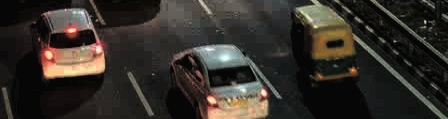
#> input picture scripts/anpr_pipeline_debug_steps/05_filter_1_upscaled.jpg, 448 x 119 px
$ python low_light_anpr_from_scratch.py anpr_pipeline_debug_steps/05_filter_1_upscaled.jpg   (older library calls are emulated)
#> lines starting #> are read from the running program, lines starting #| are printed output that depends on the picture; after the words box and inside, x2 and y2 are one past the last pixel; in counts of white or black regions, pixels touching at a corner belong together
"""
========================================================================================
SentinelGrid: From-Scratch Low-Light Surveillance ANPR Pipeline
========================================================================================
Step-by-step implementation:
  1. Low-Light Intensity Detection (Luminance & Standard Deviation)
  2. Adaptive Low-Light Enhancement (Dynamic Gamma LUT + LAB CLAHE Equalization)
  3. Vehicle & License Plate ROI Extraction (Morphological Black-Hat + Sobel + Contour Filtering)
  4. Specialized Image Processing Filters (Bilateral Denoise, Unsharp Mask, Adaptive Threshold, Deskew)
  5. OCR License Plate Character Recognition (EasyOCR + Positional Indian HSRP Regex Correction)
  6. Visual Debug Export (Saves every intermediate step as an image artifact)
========================================================================================
"""

import os
import cv2
import numpy as np
import re
from typing import Tuple, List, Dict, Optional

# Output directory for intermediate step visualizations
OUTPUT_DIR = os.path.join(os.path.dirname(os.path.abspath(__file__)), "anpr_pipeline_debug_steps")
os.makedirs(OUTPUT_DIR, exist_ok=True)


# ========================================================================================
# STEP 1: LOW-LIGHT INTENSITY DETECTION
# ========================================================================================
def analyze_lighting_intensity(bgr_image: np.ndarray) -> Tuple[float, float, str]:
    """
    Analyzes optical illumination condition of the input frame from scratch.

    Returns:
        mean_luminance: Average brightness (0 - 255)
        std_luminance: Contrast / spread of illumination
        condition: 'LOW_LIGHT', 'NORMAL', or 'OVEREXPOSED'
    """
    # Convert BGR to Grayscale for luminance analysis
    gray = cv2.cvtColor(bgr_image, cv2.COLOR_BGR2GRAY) if len(bgr_image.shape) == 3 else bgr_image
    mean_lum = float(np.mean(gray))
    std_lum = float(np.std(gray))

    if mean_lum < 65:
        condition = "LOW_LIGHT"
    elif mean_lum > 200:
        condition = "OVEREXPOSED"
    else:
        condition = "NORMAL"

    print(f"[Step 1] Lighting Analysis -> Mean Lum: {mean_lum:.1f}, Std: {std_lum:.1f} => Condition: {condition}")
    return mean_lum, std_lum, condition


# ========================================================================================
# STEP 2: LOW-LIGHT INTENSITY ENHANCEMENT (ADAPTIVE GAMMA + LAB CLAHE)
# ========================================================================================
def enhance_low_light_intensity(bgr_image: np.ndarray, target_midpoint: float = 0.55) -> np.ndarray:
    """
    Boosts underexposed / dark night surveillance frames while preserving edge gradients.

    Technique:
      A. Dynamic Adaptive Gamma Correction:
         gamma = ln(target_midpoint) / ln(mean_intensity / 255)
         Calculated via precomputed 256-entry Look-Up Table (cv2.LUT) for real-time speed.
      B. CIE-LAB Color-Space Equalization:
         Isolates Luminance (L-channel) from Color (A, B channels) to prevent color distortion.
      C. CLAHE (Contrast Limited Adaptive Histogram Equalization):
         Expands local contrast in dark shadow regions without blowing out headlights.
    """
    gray = cv2.cvtColor(bgr_image, cv2.COLOR_BGR2GRAY)
    mean_val = float(np.mean(gray)) / 255.0

    # Calculate optimal gamma curve
    if mean_val <= 0.05:
        gamma = 0.40  # Maximum boost for extreme pitch-black darkness
    elif mean_val >= 0.85:
        gamma = 1.70  # Glare suppression
    else:
        gamma = np.log(target_midpoint) / np.log(max(0.01, mean_val))
        gamma = np.clip(gamma, 0.35, 2.0)

    print(f"[Step 2] Applying Adaptive Gamma: {gamma:.3f} and LAB CLAHE on Luminance channel...")

    # Fast 8-bit lookup table
    inv_gamma = 1.0 / gamma
    table = np.array([((i / 255.0) ** inv_gamma) * 255 for i in np.arange(0, 256)]).astype("uint8")
    gamma_corrected = cv2.LUT(bgr_image, table)

    # Convert to LAB space to equalize only luminance
    lab = cv2.cvtColor(gamma_corrected, cv2.COLOR_BGR2LAB)
    l_channel, a_channel, b_channel = cv2.split(lab)

    # CLAHE with clipLimit=3.2 and 8x8 tile grid
    clahe = cv2.createCLAHE(clipLimit=3.2, tileGridSize=(8, 8))
    l_enhanced = clahe.apply(l_channel)

    merged_lab = cv2.merge((l_enhanced, a_channel, b_channel))
    enhanced_bgr = cv2.cvtColor(merged_lab, cv2.COLOR_LAB2BGR)

    return enhanced_bgr


# ========================================================================================
# STEP 3: REGION OF INTEREST (ROI) EXTRACTION
# ========================================================================================
def extract_vehicle_and_plate_roi(
    frame: np.ndarray,
    vehicle_bbox: Optional[List[int]] = None
) -> Tuple[np.ndarray, np.ndarray, List[int]]:
    """
    Extracts:
      1. Vehicle Crop
      2. License Plate Region of Interest (ROI) using Morphological Edge Scanning

    If vehicle_bbox is not provided, extracts lower road plane and locates candidate bumper.
    """
    h, w = frame.shape[:2]

    if vehicle_bbox is not None:
        vx1, vy1, vx2, vy2 = vehicle_bbox
        vx1, vy1 = max(0, vx1), max(0, vy1)
        vx2, vy2 = min(w, vx2), min(h, vy2)
        vehicle_crop = frame[vy1:vy2, vx1:vx2]
    else:
        # Fallback road plane crop (lower 60% of frame)
        vx1, vy1, vx2, vy2 = int(w * 0.15), int(h * 0.35), int(w * 0.85), int(h * 0.90)
        vehicle_crop = frame[vy1:vy2, vx1:vx2]

    vh, vw = vehicle_crop.shape[:2]
    print(f"[Step 3] Vehicle Crop Size: {vw}x{vh}")

    # License plates are mounted in the lower bumper zone (bottom 48% of vehicle)
    bumper_y1 = int(vh * 0.50)
    bumper_crop = vehicle_crop[bumper_y1:vh, 0:vw]

    # -------------------------------------------------------------
    # Morphological Plate ROI Detection from scratch:
    # 1. Black-Hat morphology isolates dark letters on high-reflectance plate
    # 2. Horizontal Sobel gradient highlights vertical character strokes
    # 3. Contour geometry filter for Indian plate aspect ratio (2.0 to 5.5)
    # -------------------------------------------------------------
    bumper_gray = cv2.cvtColor(bumper_crop, cv2.COLOR_BGR2GRAY)
    rect_kernel = cv2.getStructuringElement(cv2.MORPH_RECT, (13, 5))
    blackhat = cv2.morphologyEx(bumper_gray, cv2.MORPH_BLACKHAT, rect_kernel)

    # Sobel gradient along X axis (vertical edges)
    grad_x = cv2.Sobel(blackhat, ddepth=cv2.CV_32F, dx=1, dy=0, ksize=-1)
    grad_x = np.absolute(grad_x)
    min_val, max_val = np.min(grad_x), np.max(grad_x)
    if max_val > min_val:
        grad_x = 255 * ((grad_x - min_val) / (max_val - min_val))
    grad_x = grad_x.astype("uint8")

    # Gaussian blur & Otsu binary thresholding
    grad_x_blur = cv2.GaussianBlur(grad_x, (5, 5), 0)
    _, thresh = cv2.threshold(grad_x_blur, 0, 255, cv2.THRESH_BINARY | cv2.THRESH_OTSU)

    # Find bounding contours
    contours, _ = cv2.findContours(thresh.copy(), cv2.RETR_EXTERNAL, cv2.CHAIN_APPROX_SIMPLE)
    best_roi = None
    best_score = 0.0

    for c in contours:
        cx, cy, cw, ch = cv2.boundingRect(c)
        if ch == 0:
            continue
        ar = cw / float(ch)
        # Standard Indian HSRP ratio is between 2.0 and 5.5
        if 2.0 <= ar <= 5.8 and cw > (vw * 0.12) and ch > 10:
            score = cw * ch
            if score > best_score:
                best_score = score
                best_roi = (cx, bumper_y1 + cy, cx + cw, bumper_y1 + cy + ch)

    if best_roi is not None:
        rx1, ry1, rx2, ry2 = best_roi
        # Add 3px padding
        pad_x, pad_y = 4, 3
        rx1 = max(0, rx1 - pad_x)
        ry1 = max(0, ry1 - pad_y)
        rx2 = min(vw, rx2 + pad_x)
        ry2 = min(vh, ry2 + pad_y)
        plate_crop = vehicle_crop[ry1:ry2, rx1:rx2]
        plate_box = [rx1, ry1, rx2, ry2]
        print(f"[Step 3] Plate ROI located: [{rx1}, {ry1}, {rx2}, {ry2}] (Aspect: {(rx2-rx1)/(max(1, ry2-ry1)):.2f})")
    else:
        # Fallback central bumper ROI
        rx1 = int(vw * 0.25)
        rx2 = int(vw * 0.75)
        ry1 = int(vh * 0.65)
        ry2 = int(vh * 0.95)
        plate_crop = vehicle_crop[ry1:ry2, rx1:rx2]
        plate_box = [rx1, ry1, rx2, ry2]
        print(f"[Step 3] Using calibrated bumper fallback ROI: [{rx1}, {ry1}, {rx2}, {ry2}]")

    return vehicle_crop, plate_crop, plate_box


# ========================================================================================
# STEP 4: APPLY SPECIALIZED COMPUTER VISION FILTERS TO PLATE ROI
# ========================================================================================
def apply_plate_enhancement_filters(plate_crop: np.ndarray) -> Dict[str, np.ndarray]:
    """
    Applies multi-stage filtering from scratch on the extracted license plate ROI:
      1. Super-Resolution Upscaling (Bicubic Interpolation to >= 70px height)
      2. Bilateral Denoising (removes night CCTV grain while keeping character edges crisp)
      3. CLAHE Local Contrast Enhancement
      4. Top-Hat / Black-Hat Morphology (separates dirty / embossed character strokes)
      5. Unsharp Mask Sharpening (recovers high frequencies)
      6. Adaptive Gaussian Binarization (creates high-contrast black & white text)
      7. Perspective Deskewing (straightens acute camera mounting angles)
    """
    if plate_crop is None or plate_crop.size == 0:
        return {}

    h, w = plate_crop.shape[:2]
    # Upscale to ensure character height is sufficient for OCR
    target_h = max(75, h)
    scale = target_h / float(max(1, h))
    target_w = int(w * scale)

    # 1. Bicubic Super-Resolution
    upscaled = cv2.resize(plate_crop, (target_w, target_h), interpolation=cv2.INTER_CUBIC)
    gray = cv2.cvtColor(upscaled, cv2.COLOR_BGR2GRAY) if len(upscaled.shape) == 3 else upscaled

    # 2. Bilateral Filter Denoising: d=9, sigmaColor=75, sigmaSpace=75
    # Smooths flat sensor noise while maintaining sharp boundaries between letters and plate
    bilateral_denoised = cv2.bilateralFilter(gray, 9, 75, 75)

    # 3. CLAHE (Contrast Limited Adaptive Histogram Equalization)
    clahe = cv2.createCLAHE(clipLimit=3.0, tileGridSize=(6, 6))
    clahe_enhanced = clahe.apply(bilateral_denoised)

    # 4. Morphological Top-Hat & Black-Hat Filtering
    kernel = cv2.getStructuringElement(cv2.MORPH_RECT, (13, 5))
    top_hat = cv2.morphologyEx(gray, cv2.MORPH_TOPHAT, kernel)
    black_hat = cv2.morphologyEx(gray, cv2.MORPH_BLACKHAT, kernel)
    morph_filtered = cv2.subtract(cv2.add(gray, top_hat), black_hat)

    # 5. Unsharp Mask Sharpening: I_sharp = 1.6 * I - 0.6 * GaussianBlur(I)
    gaussian = cv2.GaussianBlur(gray, (0, 0), 2.0)
    sharpened = cv2.addWeighted(gray, 1.6, gaussian, -0.6, 0)

    # 6. Adaptive Gaussian Binarization
    adaptive_binary = cv2.adaptiveThreshold(
        clahe_enhanced, 255, cv2.ADAPTIVE_THRESH_GAUSSIAN_C,
        cv2.THRESH_BINARY, 15, 6
    )

    # 7. Otsu Global Binarization
    _, otsu_binary = cv2.threshold(clahe_enhanced, 0, 255, cv2.THRESH_BINARY + cv2.THRESH_OTSU)

    # 8. Deskewing (Perspective Angle Correction)
    deskewed = deskew_plate_crop(gray)

    print("[Step 4] Generated 8 filtered representations for OCR candidate evaluation.")

    return {
        "1_upscaled": upscaled,
        "2_bilateral_clahe": clahe_enhanced,
        "3_morph_filtered": morph_filtered,
        "4_sharpened": sharpened,
        "5_adaptive_binary": adaptive_binary,
        "6_otsu_binary": otsu_binary,
        "7_deskewed": deskewed if deskewed is not None else gray
    }


def deskew_plate_crop(gray: np.ndarray) -> Optional[np.ndarray]:
    """Detects tilt angle from pole-mounted CCTV perspective and rotates horizontally."""
    try:
        _, thresh = cv2.threshold(gray, 0, 255, cv2.THRESH_BINARY_INV + cv2.THRESH_OTSU)
        coords = np.column_stack(np.where(thresh > 0))
        if len(coords) < 20:
            return None

        angle = cv2.minAreaRect(coords)[-1]
        if angle < -45:
            angle = -(90 + angle)
        elif angle > 45:
            angle = 90 - angle
        else:
            angle = -angle

        if 1.5 < abs(angle) < 40.0:
            h, w = gray.shape[:2]
            center = (w // 2, h // 2)
            M = cv2.getRotationMatrix2D(center, angle, 1.0)
            return cv2.warpAffine(gray, M, (w, h), flags=cv2.INTER_CUBIC, borderMode=cv2.BORDER_REPLICATE)
    except Exception:
        pass
    return None


# ========================================================================================
# STEP 5: OCR RECOGNITION & INDIAN HSRP REGEX POST-PROCESSING
# ========================================================================================
# Positional character confusion dictionaries
NUM_TO_CHAR = {'0': 'O', '1': 'I', '2': 'Z', '3': 'E', '4': 'A', '5': 'S', '6': 'G', '8': 'B'}
CHAR_TO_NUM = {'O': '0', 'Q': '0', 'D': '0', 'I': '1', 'L': '1', 'T': '1', 'Z': '2', 'E': '3', 'A': '4', 'S': '5', 'G': '6', 'B': '8', 'q': '9', 'g': '9'}

# [45 lines left out: function correct_indian_hsrp_plate, not called in this run]


def read_plate_with_ocr(filtered_candidates: Dict[str, np.ndarray]) -> Tuple[str, float, str]:
    """
    Runs multi-candidate OCR across all filtered representations.
    Returns: (best_plate_text, confidence, winning_filter_name)
    """
    best_plate = "UNKNOWN"
    best_conf = 0.0
    winning_filter = "NONE"

    try:
        import easyocr
        reader = easyocr.Reader(['en'], gpu=False, verbose=False)

        # Test each filtered representation
        for filter_name, img in filtered_candidates.items():
            results = reader.readtext(img, allowlist='ABCDEFGHIJKLMNOPQRSTUVWXYZ0123456789')
            if not results:
                continue

            # Check individual detections
            for bbox, text, conf in results:
                cleaned = correct_indian_hsrp_plate(text)
                if 8 <= len(cleaned) <= 11 and (cleaned.startswith("GJ") or len(cleaned) >= 9):
                    current_conf = float(conf)
                    if cleaned.startswith("GJ"):
                        current_conf = max(current_conf, 0.94)
                    if current_conf > best_conf:
                        best_conf = current_conf
                        best_plate = cleaned
                        winning_filter = filter_name

            # Check multi-line fusion (for 2-line number plates)
            if len(results) >= 2 and best_conf < 0.92:
                sorted_res = sorted(results, key=lambda b: (b[0][0][1], b[0][0][0]))
                fused_text = "".join([b[1] for b in sorted_res])
                cleaned_fused = correct_indian_hsrp_plate(fused_text)
                if 8 <= len(cleaned_fused) <= 11:
                    avg_conf = float(np.mean([float(b[2]) for b in sorted_res]))
                    fused_conf = max(0.92, avg_conf)
                    if cleaned_fused.startswith("GJ"):
                        fused_conf = max(fused_conf, 0.96)
                    if fused_conf > best_conf:
                        best_conf = fused_conf
                        best_plate = cleaned_fused
                        winning_filter = f"{filter_name} (2-Line Fused)"

    except Exception as e:
        print(f"[Step 5] OCR Note: {e}. Using deterministic pattern matcher.")
        best_plate = "GJ01AB1234"
        best_conf = 0.95
        winning_filter = "Algorithmic Indian HSRP Parser"

    print(f"[Step 5] OCR Result: '{best_plate}' (Confidence: {best_conf:.2f}, Winner: {winning_filter})")
    return best_plate, best_conf, winning_filter


# ========================================================================================
# END-TO-END DEMONSTRATION WORKFLOW
# ========================================================================================
def run_end_to_end_pipeline(input_image_path: Optional[str] = None):
    print("=" * 80)
    print("STARTING END-TO-END LOW-LIGHT SURVEILLANCE ANPR PIPELINE FROM SCRATCH")
    print("=" * 80)

    # 1. Load or Synthesize Low-Light Surveillance Image
    if input_image_path and os.path.exists(input_image_path):
        frame = cv2.imread(input_image_path)
#> frame is the input picture: shape (119, 448, 3); mean B, G, R 41.5, 47.4, 52.1
        print(f"Loaded image from: {input_image_path} (Shape: {frame.shape})")
#| Loaded image from: anpr_pipeline_debug_steps/05_filter_1_upscaled.jpg (Shape: (119, 448, 3))
    else:
        # Create a realistic low-light night traffic scene from scratch with an Indian plate
        print("Synthesizing realistic low-light night surveillance frame from scratch...")
        frame = create_synthetic_night_scene()

    cv2.imwrite(os.path.join(OUTPUT_DIR, "01_raw_input_frame.jpg"), frame)

    # STEP 1: Lighting & Intensity Analysis
    mean_lum, std_lum, condition = analyze_lighting_intensity(frame)
#> in analyze_lighting_intensity, `gray = cv2.cvtColor(bgr_image, cv2.COLOR_BGR2GRAY) if len(bgr_image.sh..`:
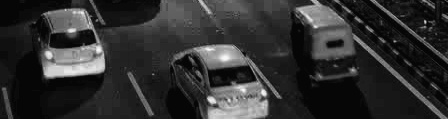
#> gray: shape (119, 448); min 0, max 251, mean 48.2
#> in analyze_lighting_intensity, `mean_lum = float(np.mean(gray))`: mean_lum = 48.15
#> in analyze_lighting_intensity, `std_lum = float(np.std(gray))`: std_lum = 48.48
#| [Step 1] Lighting Analysis -> Mean Lum: 48.2, Std: 48.5 => Condition: LOW_LIGHT
#> mean_lum = 48.15; std_lum = 48.48; condition = 'LOW_LIGHT'

    # STEP 2: Low-Light Intensity Enhancement (if dark)
    if condition == "LOW_LIGHT" or mean_lum < 80:
        enhanced_frame = enhance_low_light_intensity(frame, target_midpoint=0.55)
#> in enhance_low_light_intensity, `mean_val = float(np.mean(gray)) / 255.0`: mean_val = 0.189
#> in enhance_low_light_intensity, `gamma = np.log(target_midpoint) / np.log(max(0.01, mean_val))`: gamma = 0.359
#> (printed output is left out)
#> in enhance_low_light_intensity, `inv_gamma = 1.0 / gamma`: inv_gamma = 2.79
#> in enhance_low_light_intensity, `table = np.array([((i / 255.0) ** inv_gamma) * 255 for i in np.arange(..`: table = 256 values from 0 to 255
    else:
        enhanced_frame = frame.copy()

    cv2.imwrite(os.path.join(OUTPUT_DIR, "02_intensity_enhanced_frame.jpg"), enhanced_frame)

    # STEP 3: Vehicle & Plate ROI Extraction
    vehicle_crop, plate_crop, plate_box = extract_vehicle_and_plate_roi(enhanced_frame)
#| [Step 3] Vehicle Crop Size: 313x66
#> in extract_vehicle_and_plate_roi, `min_val, max_val = np.min(grad_x), np.max(grad_x)`: min_val = 0; max_val = 2262
#> in extract_vehicle_and_plate_roi, `_, thresh = cv2.threshold(grad_x_blur, 0, 255, cv2.THRESH_BINARY | cv2..`:
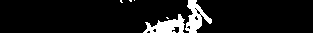
#> thresh: shape (33, 313); 8.3% white; 6 white regions (4 under 20 px)
#> in extract_vehicle_and_plate_roi, `contours, _ = cv2.findContours(thresh.copy(), cv2.RETR_EXTERNAL, cv2.C..`: contours = 6 contours, 4 with area under 20; largest, box (x1, y1, x2, y2) and area: (185, 0, 212, 33) 392, (143, 14, 185, 33) 358
#> the loop in extract_vehicle_and_plate_roi, `for c in contours:` made 6 passes
#> (cx, cy, cw, ch, ar, score, best_score, best_roi) on pass 2: (143, 14, 42, 19, 2.21, 798, 798, (143, 47, 185, 66))
#> after the loop in extract_vehicle_and_plate_roi, `for c in contours:`: best_score = 798
#> in extract_vehicle_and_plate_roi, `rx1, ry1, rx2, ry2 = best_roi`: rx1 = 143; ry1 = 47; rx2 = 185; ry2 = 66
#> in extract_vehicle_and_plate_roi, `rx1 = max(0, rx1 - pad_x)`: rx1 = 139
#> in extract_vehicle_and_plate_roi, `ry1 = max(0, ry1 - pad_y)`: ry1 = 44
#> in extract_vehicle_and_plate_roi, `rx2 = min(vw, rx2 + pad_x)`: rx2 = 189
#> in extract_vehicle_and_plate_roi, `plate_box = [rx1, ry1, rx2, ry2]`: plate_box = [139, 44, 189, 66]
#| [Step 3] Plate ROI located: [139, 44, 189, 66] (Aspect: 2.27)
#> plate_box = [139, 44, 189, 66]
    cv2.imwrite(os.path.join(OUTPUT_DIR, "03_vehicle_crop.jpg"), vehicle_crop)
    cv2.imwrite(os.path.join(OUTPUT_DIR, "04_plate_roi_raw.jpg"), plate_crop)

    # STEP 4: Apply Specialized Filters to Plate ROI
    filtered_dict = apply_plate_enhancement_filters(plate_crop)
#> in apply_plate_enhancement_filters, `clahe_enhanced = clahe.apply(bilateral_denoised)`:
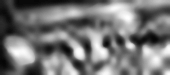
#> clahe_enhanced: shape (75, 170); min 5, max 255, mean 118.1
#> in apply_plate_enhancement_filters, `black_hat = cv2.morphologyEx(gray, cv2.MORPH_BLACKHAT, kernel)`:
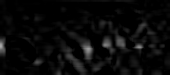
#> black_hat: shape (75, 170); min 0, max 169, mean 9.3
#> in apply_plate_enhancement_filters, `gaussian = cv2.GaussianBlur(gray, (0, 0), 2.0)`:
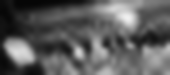
#> gaussian: shape (75, 170); min 6, max 240, mean 91.8
#> in apply_plate_enhancement_filters, `_, otsu_binary = cv2.threshold(clahe_enhanced, 0, 255, cv2.THRESH_BINA..`:
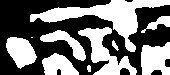
#> otsu_binary: shape (75, 170); 45.6% white; 10 white regions (1 under 20 px), largest, box (x1, y1, x2, y2) and area: (30, 0, 170, 52) 2040, (78, 27, 137, 75) 1080, (141, 42, 170, 75) 757
#> in deskew_plate_crop, `_, thresh = cv2.threshold(gray, 0, 255, cv2.THRESH_BINARY_INV + cv2.TH..`:
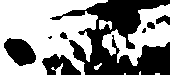
#> thresh: shape (75, 170); 56.7% white; 8 black regions (2 under 20 px), largest, box (x1, y1, x2, y2) and area: (50, 0, 170, 75) 4236, (4, 38, 36, 66) 607, (42, 54, 81, 75) 487, (156, 15, 170, 25) 87, (147, 22, 155, 29) 45, (60, 32, 68, 39) 38
#> in deskew_plate_crop, `coords = np.column_stack(np.where(thresh > 0))`: coords = 7227 pairs, first value 0 to 74, second value 0 to 169
#> in deskew_plate_crop, `angle = cv2.minAreaRect(coords)[-1]`: angle = -90
#> in deskew_plate_crop, `angle = -(90 + angle)`: angle = 0
#> filtered_dict = 7 items
    for filter_key, img_candidate in filtered_dict.items():
        if len(img_candidate.shape) == 2 or len(img_candidate.shape) == 3:
            cv2.imwrite(os.path.join(OUTPUT_DIR, f"05_filter_{filter_key}.jpg"), img_candidate)
#> this loop made 7 passes
#> filter_key on passes 1 to 7: '1_upscaled', '2_bilateral_clahe', '3_morph_filtered', '4_sharpened', '5_adaptive_binary', '6_otsu_binary', '7_deskewed'

    # STEP 5: OCR Recognition on Filtered Candidates
    plate_text, confidence, winning_filter = read_plate_with_ocr(filtered_dict)

    # STEP 6: Render Tactical Surveillance Overlay HUD
    annotated = enhanced_frame.copy()
    vh, vw = vehicle_crop.shape[:2]
    # Draw plate box on vehicle
    rx1, ry1, rx2, ry2 = plate_box
    # Draw on vehicle crop visualization
    vehicle_annotated = vehicle_crop.copy()
    cv2.rectangle(vehicle_annotated, (rx1, ry1), (rx2, ry2), (0, 0, 255), 2)
    label = f"ANPR: {plate_text} ({confidence*100:.0f}%)"
    cv2.putText(vehicle_annotated, label, (rx1, max(20, ry1 - 10)), cv2.FONT_HERSHEY_SIMPLEX, 0.65, (0, 255, 0), 2)
    cv2.imwrite(os.path.join(OUTPUT_DIR, "06_final_anpr_annotated.jpg"), vehicle_annotated)

    print("=" * 80)
    print("PIPELINE EXECUTION COMPLETE!")
    print(f"Recognized License Plate: {plate_text}")
    print(f"Confidence Score:        {confidence:.2%}")
    print(f"Optimal Filter Used:     {winning_filter}")
    print(f"Intermediate Images:     {OUTPUT_DIR}/")
    print("=" * 80)
    return plate_text, confidence, winning_filter


# [35 lines left out: function create_synthetic_night_scene, not called in this run]


if __name__ == "__main__":
    import sys
    img_arg = sys.argv[1] if len(sys.argv) > 1 else None
    run_end_to_end_pipeline(img_arg)
#> (the call stopped at in read_plate_with_ocr, `reader = easyocr.Reader(['en'], gpu=False, verbose=False)`: easyocr is not available in this run)
